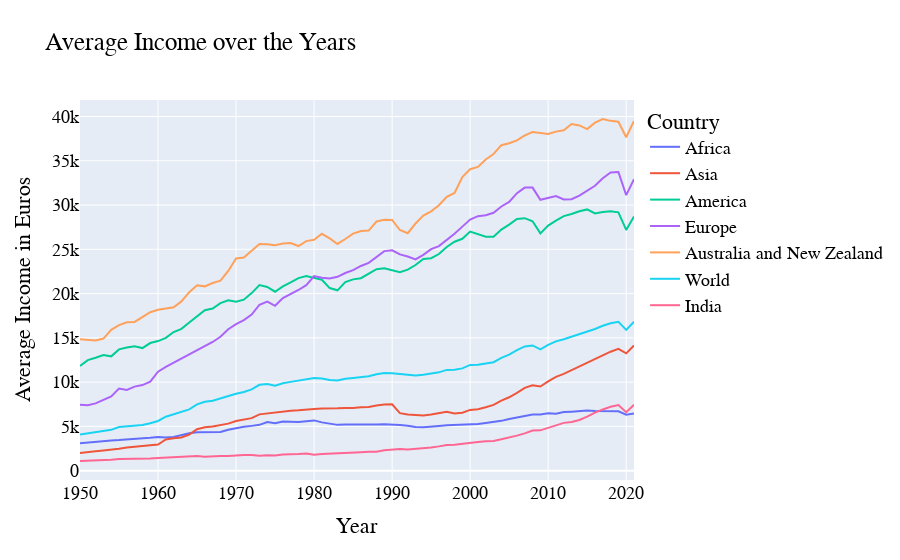

Notebook code for this chart:
### Code cell
df=pd.read_csv("data/avg_inc.csv")
fig = px.line(df,x="Year",y=["Africa","Asia","America","Europe","Australia and New Zealand","World","India"],title="Average Income over the Years")
fig.update_layout(
    title="Average Income over the Years",
    xaxis_title="Year",
    yaxis_title="Average Income in Euros",
    legend_title="Country",
    font=dict(
        family="Calibre",
        size=18,
        color="Black"
    )
)
fig.show()
